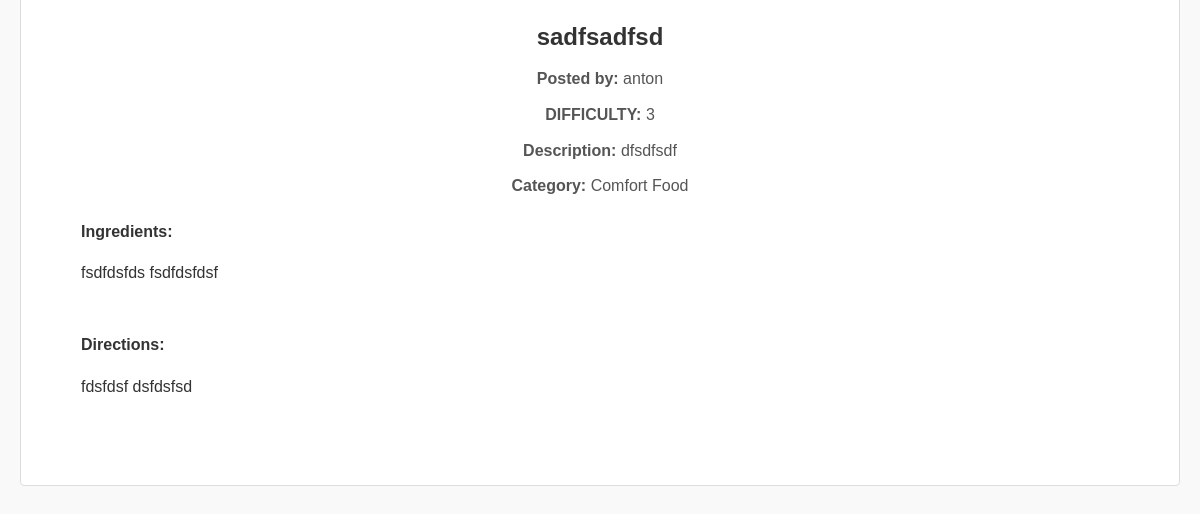
/cuisine/ (lower part), run on an earlier commit of the app's database.
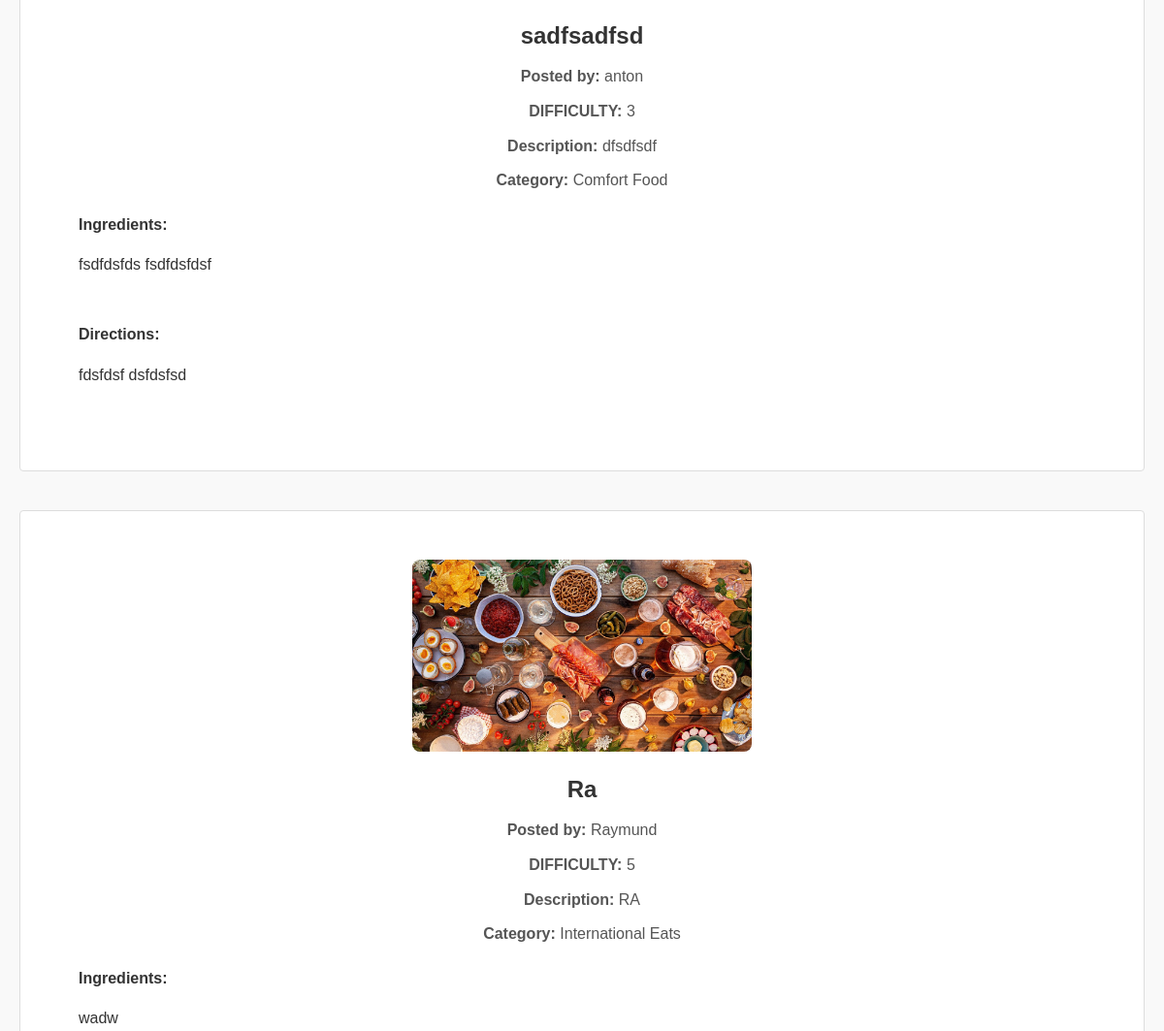
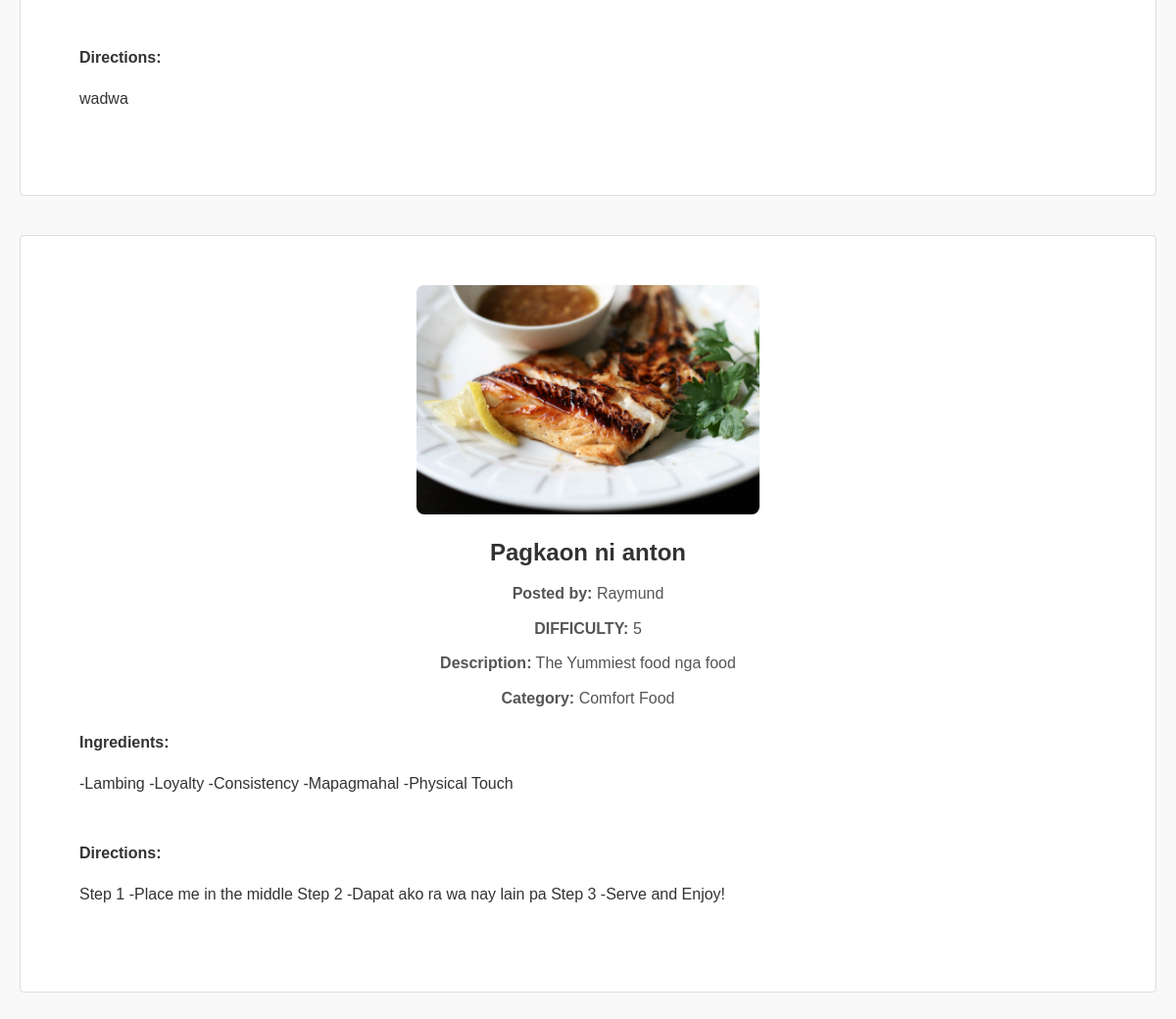
And on a later commit of the database (2 pictures, top to bottom).
### Recipes/models.py (models this page shows, shortened)
class RecipePost(models.Model):
    title = models.CharField(max_length=200)
    user = models.ForeignKey(settings.AUTH_USER_MODEL, on_delete=models.SET_NULL, null=True, blank=True) #User, on_delete=models.CASCADE
    difficulty = models.IntegerField(validators=[MinValueValidator(1), MaxValueValidator(5)])  # Restrict to 1-5
    description = models.TextField(default='')
    category = models.CharField(max_length=50, default='Uncategorized')
    ingredients = models.TextField()
    directions = models.TextField(default='')
    image = models.ImageField(upload_to='recipe/images/', blank=True, null=True)  # Optional image field
    created_at = models.DateTimeField(auto_now=True)
    CATEGORY_CHOICES = [
        ('Comfort Food', 'Comfort Food'),
        ('International Eats', 'International Eats'),
        ('Breakfast & Brunch', 'Breakfast & Brunch'),
        ('Community Picks', 'Community Picks'),
    ]
    title = models.CharField(max_length=200)  # Recipe title
    user = models.ForeignKey(
        settings.AUTH_USER_MODEL,
        on_delete=models.SET_NULL,
        null=True,
        blank=True
    )  # Associated user, nullable and optional
    difficulty = models.IntegerField(
        validators=[MinValueValidator(1), MaxValueValidator(5)]
    )  # Difficulty level (1-5)
    description = models.TextField(default='')  # Brief description of the recipe
    category = models.CharField(
        max_length=50,
        choices=CATEGORY_CHOICES,
        default='Uncategorized'
    )  # Recipe category with predefined choices
    ingredients = models.TextField()  # Ingredients list
    directions = models.TextField(default='')  # Step-by-step directions
    image = models.ImageField(
        upload_to='recipe/images/',
        blank=True,
        null=True
    )  # Optional recipe image
    created_at = models.DateTimeField(auto_now=True)  # Timestamp of creation

### Recipes/views.py (the view)
# urls.py: path('cuisine/', cuisine_view, name='recipe_cuisine'),
def cuisine_view(request):
    categories = RecipePost.objects.values_list('category', flat=True).distinct()
    selected_category = request.GET.get('category', None)
    if selected_category:
        recipes = RecipePost.objects.filter(category=selected_category)
    else:
        recipes = RecipePost.objects.all()
    context = {
        'categories': categories,
        'recipes': recipes,
        'selected_category': selected_category,
        'show_dropdown': True,  # Show dropdown for general browsing
    }
    return render(request, 'recipePost_cuisine.html', context)

### Recipes/templates/recipePost_cuisine.html (shortened to what this page needs)
<!DOCTYPE html>
<html lang="en">
<head>
</head>
<body>
        {% include 'navbar.html' %}
    <main>
        <ul>
            {% for recipe in recipes %}
                <li>
                    {% if recipe.image %}
                        <img src="{{ recipe.image.url }}" alt="{{ recipe.title }}">
                    {% endif %}
                    <p class="recipe-title">{{ recipe.title }}</p>
                    <p class="recipe-details"><strong>Posted by:</strong> {{ recipe.user.username }}</p>
                    <p class="recipe-details"><strong>DIFFICULTY:</strong> {{ recipe.difficulty }}</p>
                    <p class="recipe-details"><strong>Description:</strong> {{ recipe.description }}</p>
                    <p class="recipe-details"><strong>Category:</strong> {{ recipe.category }}</p>
                    <div class="ingredients">
                        <strong>Ingredients:</strong>
                        <p>{{ recipe.ingredients }}</p>
                    </div>
                    <div class="directions">
                        <strong>Directions:</strong>
                        <p>{{ recipe.directions }}</p>
                    </div>
                </li>
            {% empty %}
                <li>No recipes found for the selected category.</li>
            {% endfor %}
        </ul>
    </main>
</body>
</html>

What changed in the data, as far as the page shows it:
added RecipePost: image (picture), title "Ra", user.username "Raymund", difficulty "5", description "RA", category "International Eats", ingredients "wadw", directions "wadwa"
added RecipePost: image (picture), title "Pagkaon ni anton", user.username "Raymund", difficulty "5", description "The Yummiest food nga food", category "Comfort Food", ingredients "-Lambing -Loyalty -Consistency -Mapagmahal -Physical Touch", directions "Step 1 -Place me in the middle Step 2 -Dapat ako ra wa nay lain pa Step 3 -Serve and Enjoy!"
